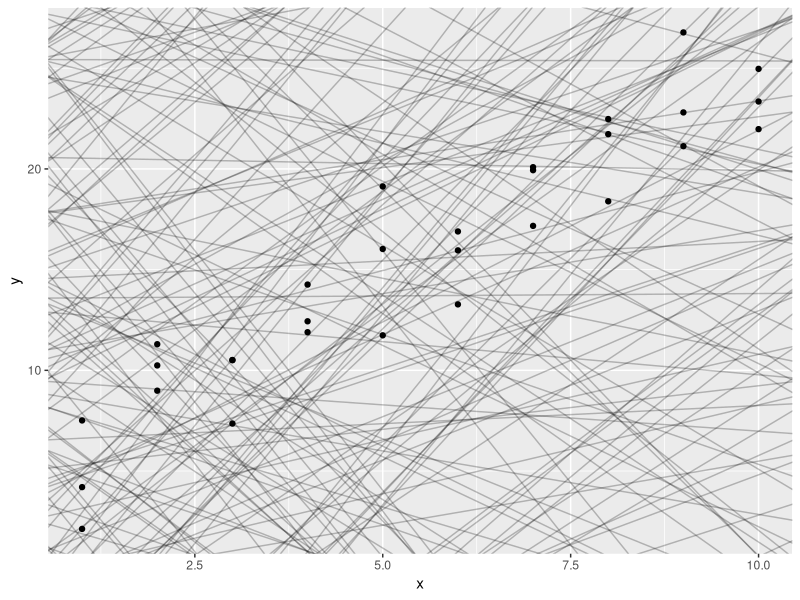
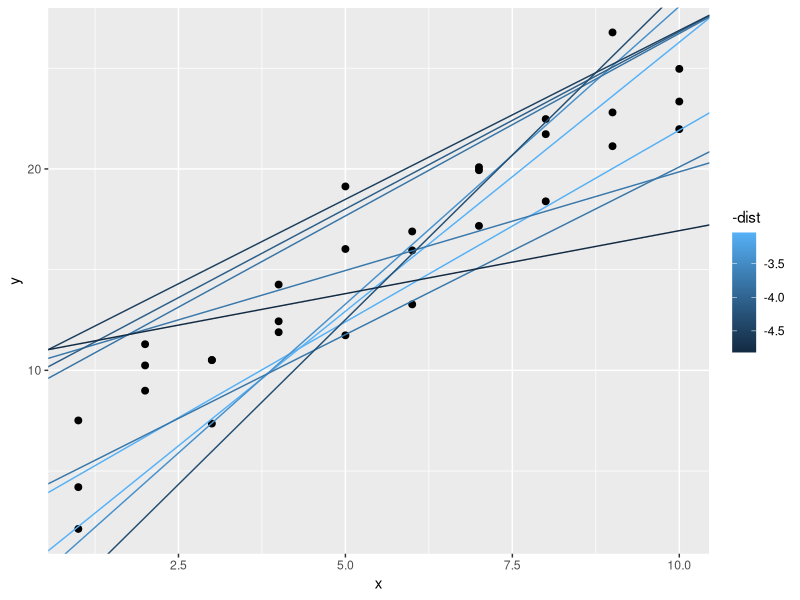
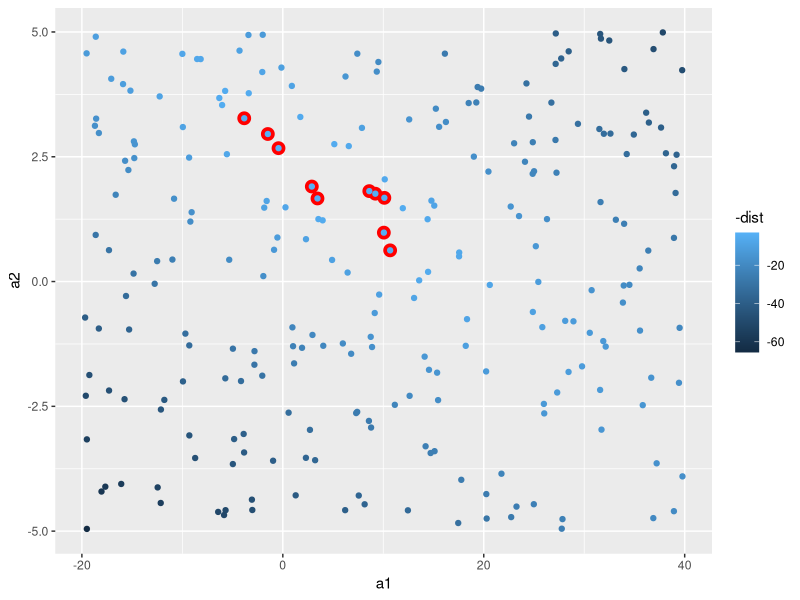
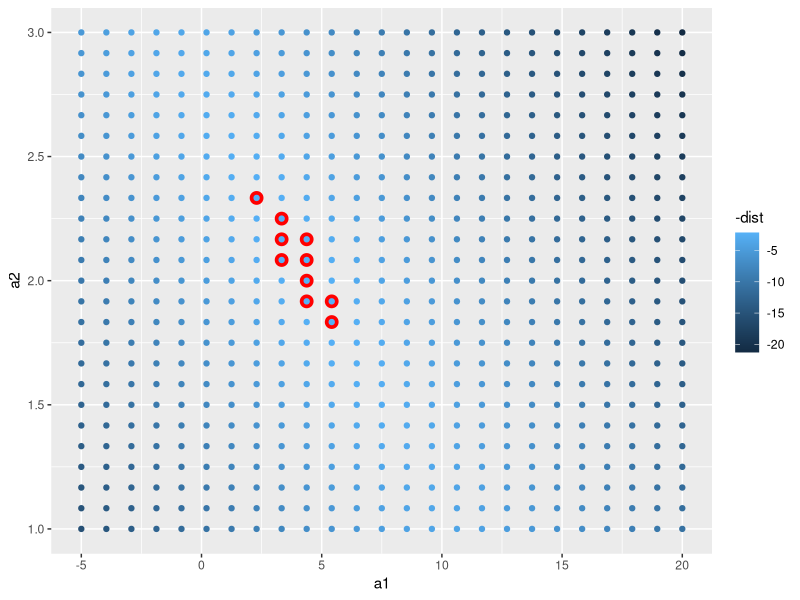
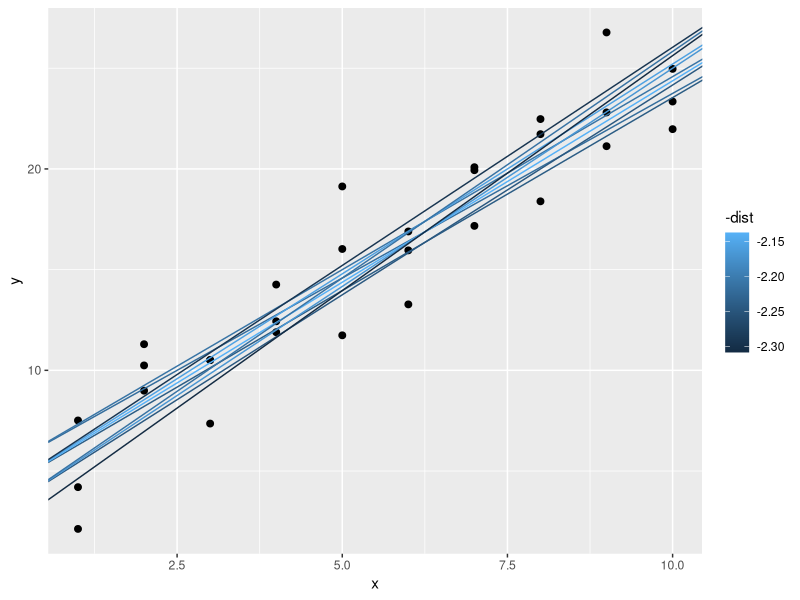

The R script that drew these images, in order:
## ---- chunk 1
library(tidyverse)
library(modelr)
## ---- chunk 2
#current dataset to model
sim1a <- tibble(
  x = rep(1:10, each = 3),
  y = x * 1.5 + 6 + rt(length(x), df = 2)
)

sim1a


## ---- chunk 3
models <- tibble(
  a1 = runif(250, -20, 40),
  a2 = runif(250, -5, 5)
)

models

ggplot(data = sim1) + 
  geom_abline(data = models, aes(intercept = a1, slope = a2), alpha = 1/4) + 
  geom_point(aes(x, y))
## ---- chunk 4
# this function outputs a series of y-values when given a matrix containing y-intercepts and slopes, and a dataset
model1 <- function(a, data) {
  a[1] + a[2] * data$x
}
## ---- chunk 5
measure_distance <- function(mod, data) {
  diff <- data$y - model1(mod, data)
  sqrt(mean(diff^2))
}
## ---- chunk 6
sim1_dist <- function(a1, a2) {
  measure_distance(c(a1, a2), sim1)
}

models <- models %>%
  mutate(dist = purrr::map2_dbl(a1, a2, sim1_dist)) %>%
  arrange(dist)

models
## ---- chunk 7
ggplot(sim1, aes(x, y)) + 
  geom_point(size = 2) + 
  geom_abline(data = filter(models, rank(dist) <= 10), aes(intercept = a1, slope = a2, color = -dist))
## ---- chunk 8
ggplot(models, aes(a1, a2)) + 
  geom_point(data = filter(models, rank(dist) <= 10), size = 4, color = "red") + 
  geom_point(aes(color = -dist))
## ---- chunk 9
#perform grid search
grid <- expand.grid(
  a1 = seq(-5, 20, length = 25),
  a2 = seq(1, 3, length = 25)
) %>%
mutate(dist = purrr::map2_dbl(a1, a2, sim1_dist))

grid %>%
  ggplot(aes(a1, a2)) + 
  geom_point(data = filter(grid, rank(dist) <= 10), size = 4, color = "red") + 
  geom_point(aes(color = -dist))
## ---- chunk 10
ggplot(sim1, aes(x, y)) + 
  geom_point(size = 2) + 
  geom_abline(aes(intercept = a1, slope = a2, color = -dist), data = filter(grid, rank(dist) <= 10))
## ---- chunk 11
best <- optim(c(0, 0), measure_distance, data = sim1)

best
